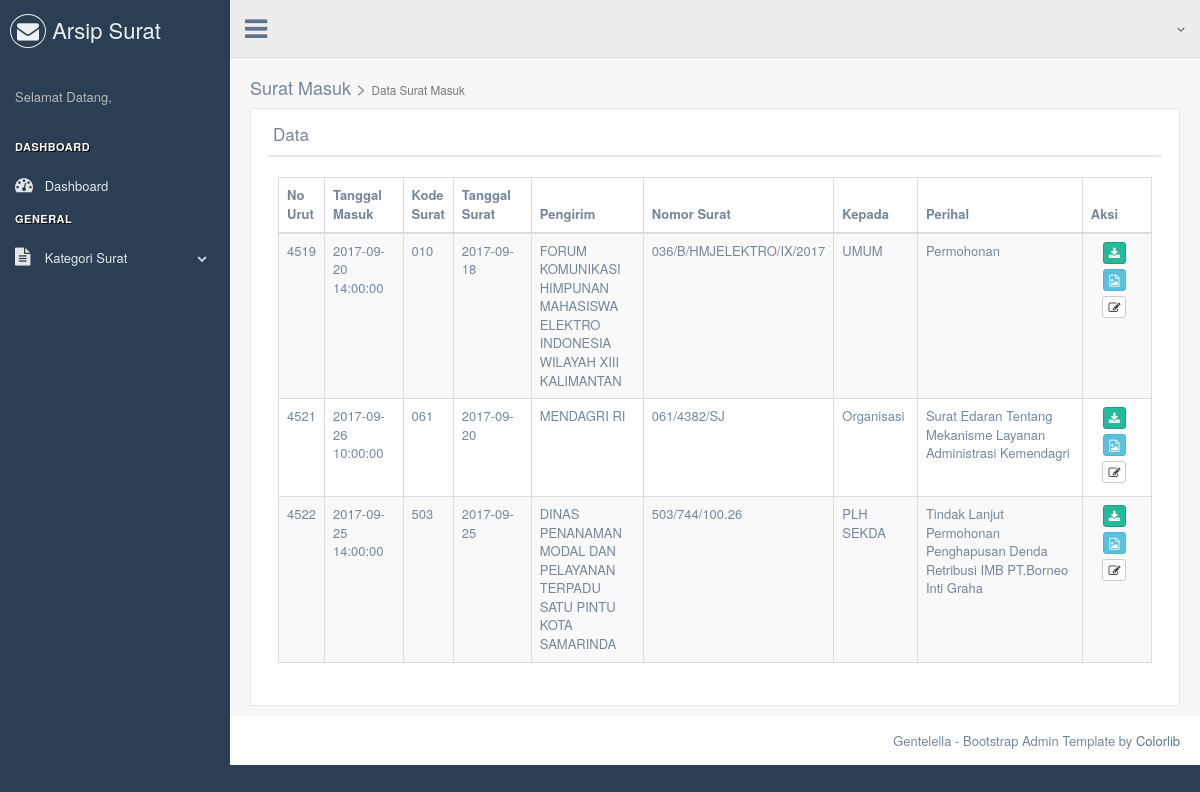
/index.php/admin/suratmasuk, run on an earlier commit of the app's database.
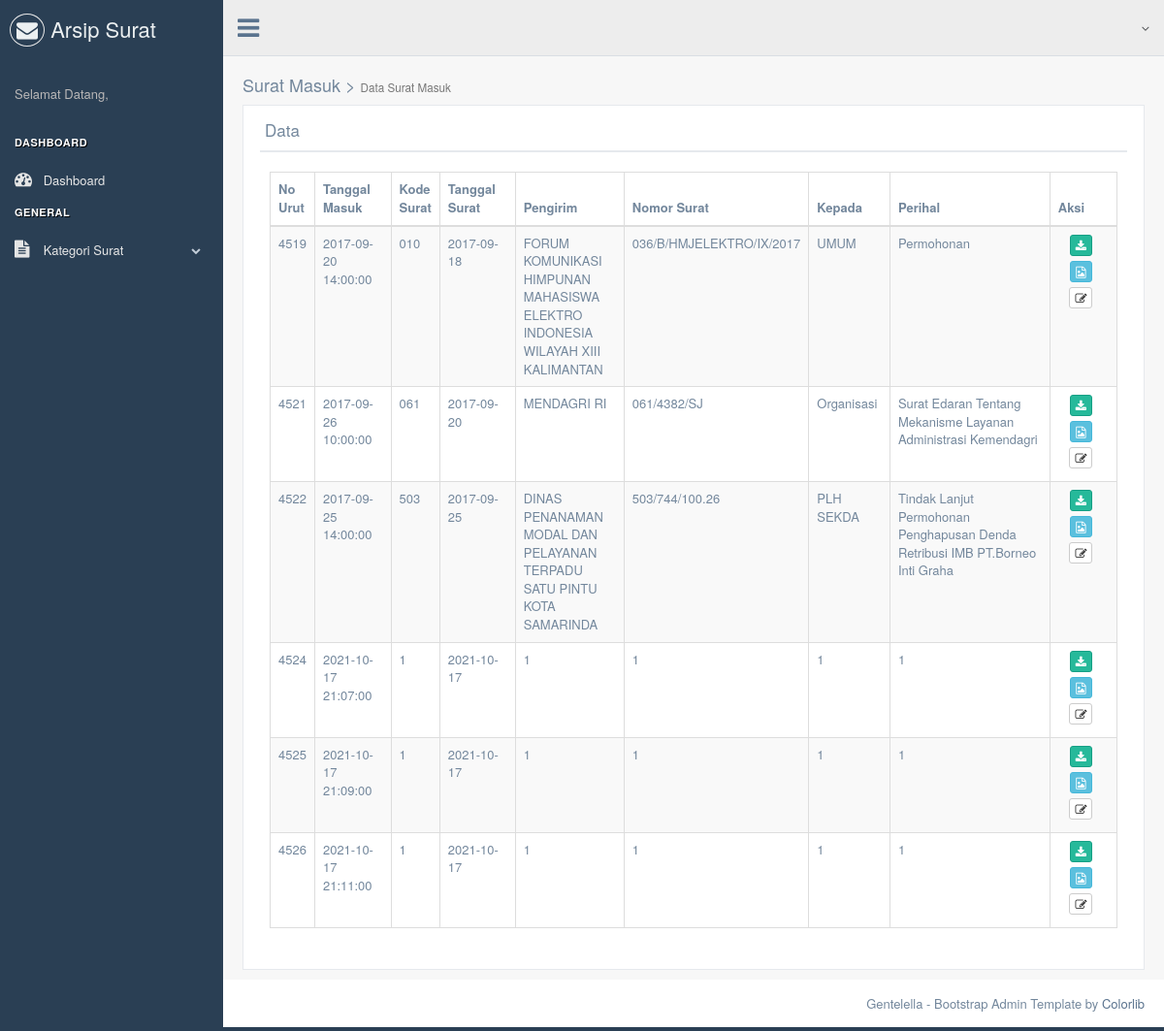
And on a later commit of the database.
### tables this page shows
CREATE TABLE `tb_suratmasuk` (
  `id_suratmasuk` int(11) NOT NULL,
  `tanggalmasuk_suratmasuk` datetime NOT NULL DEFAULT current_timestamp(),
  `kode_suratmasuk` varchar(10) NOT NULL,
  `nomorurut_suratmasuk` varchar(7) NOT NULL,
  `nomor_suratmasuk` varchar(25) NOT NULL,
  `tanggalsurat_suratmasuk` date NOT NULL,
  `pengirim` varchar(255) NOT NULL,
  `kepada_suratmasuk` varchar(255) NOT NULL,
  `perihal_suratmasuk` text NOT NULL,
  `file_suratmasuk` varchar(255) NOT NULL,
  `operator` varchar(50) NOT NULL,
  `tanggal_entry` datetime NOT NULL DEFAULT current_timestamp(),
  `disposisi1` varchar(50) NOT NULL,
  `tanggal_disposisi1` datetime NOT NULL,
  `disposisi2` varchar(50) NOT NULL,
  `tanggal_disposisi2` datetime NOT NULL,
  `disposisi3` varchar(50) NOT NULL,
  `tanggal_disposisi3` datetime NOT NULL
);

### application/controllers/Admin.php (called while the page is built, shortened)
<?php defined('BASEPATH') OR exit('No direct script access allowed');
class Admin extends CI_Controller{
    function __construct(){
        $this->load->model("suratmasuk_model");
        $this->load->model("suratkeluar_model");
        $this->load->model("arsipsuratmasuk_model");
        $this->load->model("arsipsuratkeluar_model");
        $this->load->model("bagian_model");
        $this->load->model("admin_model");
        $this->load->model("tu_model");
    }
    public function suratmasuk()
    {
        $this->load->view('admin/admin_suratmasuk');
    }
}

### index.php (called while the page is built, shortened)
<?php
require_once BASEPATH.'core/CodeIgniter.php';

### application/views/admin/admin_suratmasuk.php (the view, shortened to what this page needs)
<!DOCTYPE html>
<html lang="en">
  <head>
   <?php $this->load->view('templates/tem_header'); ?>
  </head>
  <body class="nav-md">
    <div class="container body">
      <div class="main_container">
        <?php
            $this->load->view('admin/admin_sidebar');
        ?>
        <?php
            $this->load->view('admin/admin_header');
        ?>
        <div class="right_col" role="main">
          <div class="">
            <div class="page-title">
              <div class="title_right">
                <h2>Surat Masuk > <small>Data Surat Masuk</small></h2>
              </div>
            </div>
            <div class="clearfix"></div>
            <div class="row">
              <div class="col-md-12 col-sm-12 col-xs-12">
                <div class="x_panel">
                  <div class="x_title">
                    <h2>Data<small>Surat Masuk</small></h2>
                    <div class="clearfix"></div>
                  </div>
                  <div class="x_content">
                  <div class="x_content">
                              <?php
                              if($this->session->userdata('v4lid') == "admin"){
                                $sql1  		= $this->db->query("SELECT * FROM tb_suratmasuk order by id_suratmasuk asc");
                              }else{
                                $sql1  		= $this->db->query("SELECT * FROM tb_suratmasuk  where disposisi1 = '".$this->session->userdata('nama')."' or disposisi2 = '".$this->session->userdata('nama')."' or disposisi3 =  '".$this->session->userdata('nama')."'  order by id_suratmasuk asc");
                              }
                              $total		= $sql1->num_rows();
                              if ($total == 0) {
                                echo"<center><h2>Belum Ada Data Surat Masuk</h2></center>";
                              }
                              else{?>
                    <table id="datatable" class="table table-striped table-bordered">
                      <thead>
                        <tr>
                          <th width="3%">No Urut</th>
                          <th width="10%">Tanggal Masuk</th>
                          <th width="3%">Kode Surat</th>
                          <th width="10%">Tanggal Surat</th>
                          <th width="14%">Pengirim</th>
                          <th width="15%">Nomor Surat</th>
                          <th width="10%">Kepada</th>
                          <th width="25%">Perihal</th>
                          <th width="15%">Aksi</th>
                        </tr>
                      </thead>
                      <tbody>
                            <?php
                            foreach($sql1->result_array() as $data){ ?>
                              <tr>
                                <td>	<?= $data['nomorurut_suratmasuk'] ?>  	</td>
                                <td>	<?= $data['tanggalmasuk_suratmasuk'] ?>		</td>
                                <td>	<?= $data['kode_suratmasuk'] ?>	</td>
                                <td>	<?= $data['tanggalsurat_suratmasuk'] ?>	</td>
                                <td>	<?= $data['pengirim'] ?>  		</td>
                                <td>	<?= $data['nomor_suratmasuk'] ?>  		</td>
                                <td>	<?= $data['kepada_suratmasuk'] ?>		</td>
                                <td>  <?= $data['perihal_suratmasuk'] ?>  </td>
                                <?php if($this->session->userdata('v4lid') == "admin") {?>
                                <td style="text-align:center;">
                                  <a href=<?= base_url('public/surat_masuk/').$data['file_suratmasuk']?>><button type="button" title="Unduh File" class="btn btn-success btn-xs"><i class="fa fa-download"></i></button></a>
                                  <a href=<?= base_url('admin/detail_disposisi') ?>?id_suratmasuk=<?= $data['id_suratmasuk']?>><button type="button" title="Unduh Disposisi" class="btn btn-warning btn-xs"><i class="fa fa-file-image-o"></i></button></a>
                                  <a href=<?= base_url('admin/detail_suratmasuk')?>?id_suratmasuk=<?= $data['id_suratmasuk']?>><button type="button" title="Detail" class="btn btn-info btn-xs"><i class="fa fa-file-image-o"></i></button></a>
                                  <a href=<?= base_url('admin/edit_suratmasuk')?>?id_suratmasuk=<?= $data['id_suratmasuk']?>><button type="button" title="Edit" class="btn btn-default btn-xs"><i class="fa fa-edit"></i></button></a>
                                  <a href=<?= base_url('admin/input_arsip_suratmasuk')?>?id_suratmasuk=<?= $data['id_suratmasuk']?>><button type="button" title="Arsipkan" class="btn btn-default btn-xs"><i class="fa fa-archive"></i></button></a>
                                  <a onclick="return konfirmasi()" href="<?= base_url('admin/delete_suratmasuk')?>?id_suratmasuk=<?= $data['id_suratmasuk']?>"><button type="button" title="Hapus" class="btn btn-danger btn-xs"><i class="fa fa-trash-o"></i></button></a>
                                </td>
                                <?php }else{ ?>
                                  <td style="text-align:center;">
                                    <a href=<?= base_url('public/surat_masuk/').$data['file_suratmasuk']?>><button type="button" title="Unduh File" class="btn btn-success btn-xs"><i class="fa fa-download"></i></button></a>
                                    <a href=<?= base_url('admin/detail_suratmasuk')?>?id_suratmasuk=<?= $data['id_suratmasuk']?>><button type="button" title="Detail" class="btn btn-info btn-xs"><i class="fa fa-file-image-o"></i></button></a>
                                    <a href=<?= base_url('admin/input_disposisi_suratmasuk')?>?id_suratmasuk=<?= $data['id_suratmasuk']?>><button type="button" title="Beri Pesan" class="btn btn-default btn-xs"><i class="fa fa-edit"></i></button></a>
                                  </td>
                                <?php } ?>
                              </tr>
                            <?php
                          }
                            ?>
                      </tbody>
                    </table>
                   <?php } ?>
                  </div>
                  </div>
                </div>
              </div>
            </div>
          </div>
        </div>
        <footer>
          <div class="pull-right">
            Gentelella - Bootstrap Admin Template by <a href="https://colorlib.com">Colorlib</a>
          </div>
          <div class="clearfix"></div>
        </footer>
      </div>
    </div>
  </body>
</html>

### application/views/templates/tem_header.php (shortened to what this page needs)
<link href="<?=base_url('assets/vendors/bootstrap/dist/css/bootstrap.min.css"')?>" rel="stylesheet">
  <link href="<?=base_url('assets/vendors/font-awesome/css/font-awesome.min.css"')?>" rel="stylesheet">
  <link href="<?=base_url('assets/vendors/nprogress/nprogress.css"')?>" rel="stylesheet">
  <link href="<?=base_url('assets/vendors/iCheck/skins/flat/green.css"')?>" rel="stylesheet">
  <link href="<?=base_url('assets/vendors/bootstrap-progressbar/css/bootstrap-progressbar-3.3.4.min.css"')?>" rel="stylesheet">
  <link href="<?=base_url('assets/vendors/jqvmap/dist/jqvmap.min.css"')?>" rel="stylesheet">
  <link href="<?=base_url('assets/vendors/bootstrap-daterangepicker/daterangepicker.css"')?>" rel="stylesheet">
  <link href="<?=base_url('assets/vendors/select2/dist/css/select2.min.css')?>" rel="stylesheet">
  <link href="<?=base_url('assets/vendors/switchery/dist/switchery.min.css')?>" rel="stylesheet">
  <link href="<?=base_url('assets/vendors/bootstrap-daterangepicker/daterangepicker.css')?>" rel="stylesheet">
  <link href="<?=base_url('assets/vendors/bootstrap-datetimepicker/build/css/bootstrap-datetimepicker.css')?>" rel="stylesheet">
  <link href="<?=base_url('assets/vendors/starrr/dist/starrr.css')?>" rel="stylesheet">
  <link href="<?=base_url('assets/vendors/bootstrap-daterangepicker/daterangepicker.css')?>" rel="stylesheet">
    <link href="<?= base_url('assets/vendors/datatables.net-bs/css/dataTables.bootstrap.min.css') ?>" rel="stylesheet">
  <link href="<?= base_url('assets/vendors/datatables.net-buttons-bs/css/buttons.bootstrap.min.css') ?>" rel="stylesheet">
  <link href="<?= base_url('assets/vendors/datatables.net-fixedheader-bs/css/fixedHeader.bootstrap.min.css') ?>" rel="stylesheet">
  <link href="<?= base_url('assets/vendors/datatables.net-responsive-bs/css/responsive.bootstrap.min.css') ?>" rel="stylesheet">
  <link href="<?= base_url('assets/vendors/datatables.net-scroller-bs/css/scroller.bootstrap.min.css') ?>" rel="stylesheet">
  <link href="<?= base_url('assets/vendors/google-code-prettify/bin/prettify.min.css')?>" rel="stylesheet">
  <link href="<?= base_url('assets/vendors/starrr/dist/starrr.css')?>" rel="stylesheet">
  <link href="<?=base_url('assets/build/css/custom.min.css"')?>" rel="stylesheet">

### application/views/admin/admin_sidebar.php (shortened to what this page needs)
<div class="col-md-3 left_col">
  <div class="left_col scroll-view">
    <div class="navbar nav_title" style="border: 0;">
      <a href="<?= base_url() ?>admin" class="site_title"><i class="fa fa-envelope"></i> <span> Arsip Surat</span></a>
    </div>
    <div class="profile clearfix" style="padding-left:5px;">
      <div class="profile_info">
        <span>Selamat Datang,</span>
      </div>
    </div>
    <br />
    <div id="sidebar-menu" class="main_menu_side hidden-print main_menu">
      <div class="menu_section">
        <h3>Dashboard</h3>
        <ul class="nav side-menu">
          <li><a href="<?= base_url('admin') ?>"><i class="fa fa-dashboard"></i> Dashboard</a>
          </li>
        </ul>
        <h3>General</h3>
        <ul class="nav side-menu">
          <li><a><i class="fa fa-file-text"></i> Kategori Surat <span class="fa fa-chevron-down"></span></a>
          </li>
        </ul>
      </div>
    </div>
  </div>
</div>

### application/views/admin/admin_header.php (shortened to what this page needs)
<div class="top_nav">
  <div class="nav_menu">
    <nav>
      <div class="nav toggle">
        <a id="menu_toggle"><i class="fa fa-bars"></i></a>
      </div>
      <ul class="nav navbar-nav navbar-right">
        <li class="">
          <a href="javascript:;" class="user-profile dropdown-toggle" data-toggle="dropdown" aria-expanded="false">
            <span class=" fa fa-angle-down"></span>
          </a>
        </li>
      </ul>
    </nav>
  </div>
</div>

What changed in the data, as far as the page shows it:
added tb_suratmasuk: nomorurut_suratmasuk "4524", tanggalmasuk_suratmasuk "2021-10-17 21:07:00", kode_suratmasuk "1", tanggalsurat_suratmasuk "2021-10-17", pengirim "1", nomor_suratmasuk "1", kepada_suratmasuk "1", perihal_suratmasuk "1"
added tb_suratmasuk: nomorurut_suratmasuk "4525", tanggalmasuk_suratmasuk "2021-10-17 21:09:00", kode_suratmasuk "1", tanggalsurat_suratmasuk "2021-10-17", pengirim "1", nomor_suratmasuk "1", kepada_suratmasuk "1", perihal_suratmasuk "1"
added tb_suratmasuk: nomorurut_suratmasuk "4526", tanggalmasuk_suratmasuk "2021-10-17 21:11:00", kode_suratmasuk "1", tanggalsurat_suratmasuk "2021-10-17", pengirim "1", nomor_suratmasuk "1", kepada_suratmasuk "1", perihal_suratmasuk "1"
